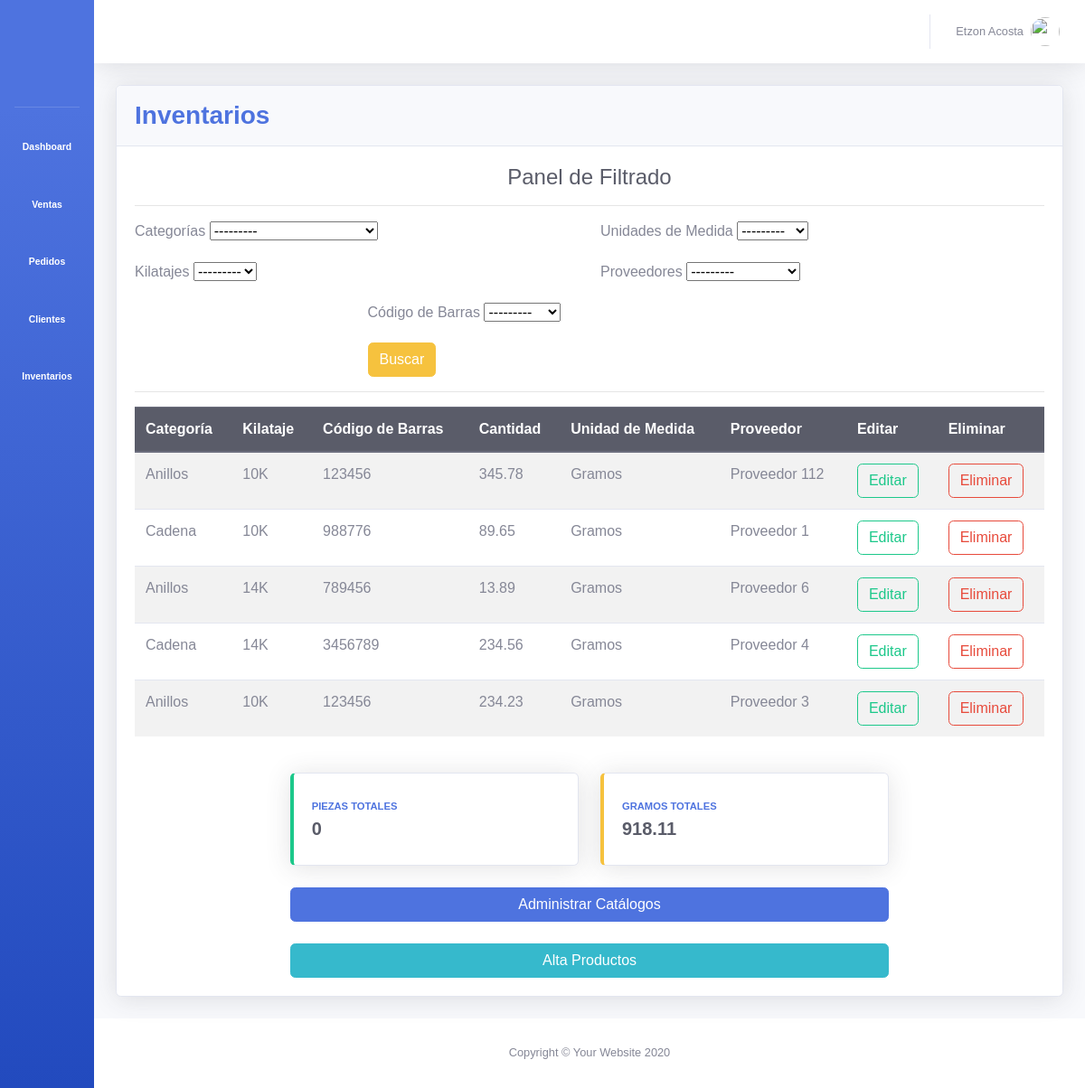
/inventarios/, run on an earlier commit of the app's database.
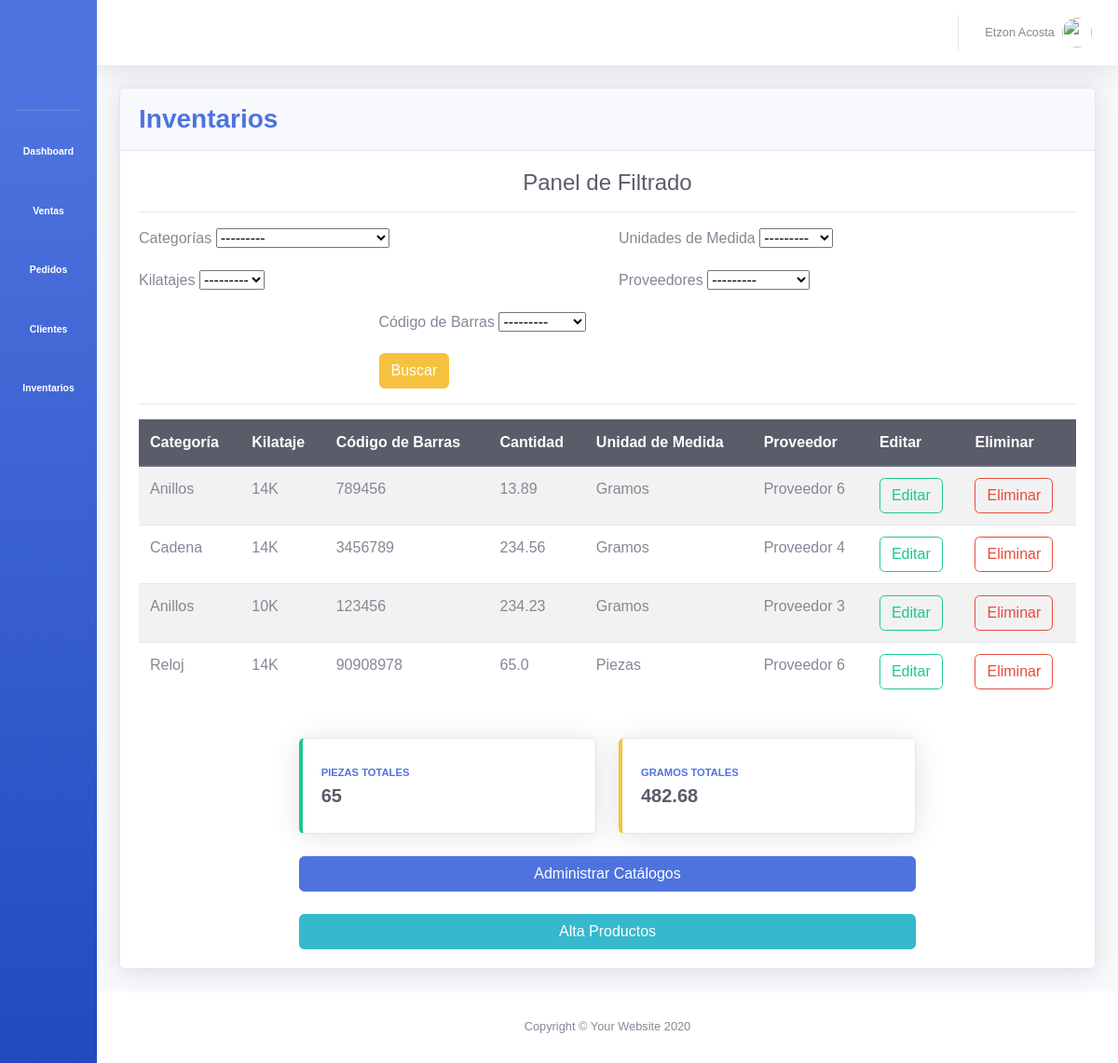
And on a later commit of the database.
### inventarios/models.py (models this page shows, shortened)
class Category(models.Model):
	category_id = models.AutoField(primary_key=True)
	name = models.CharField(max_length=50)
	class Meta:
		db_table = 'categories'
		verbose_name_plural = 'categories'
	def __str__(self):
		return self.name

class UnitMeasurement(models.Model):
	unit_measurement_id = models.AutoField(primary_key=True)
	name = models.CharField(max_length=10)
	class Meta:
		db_table = 'units_measurements'
		verbose_name = 'unit Measurement'
		verbose_name_plural = 'units Measurements'
	def __str__(self):
		return self.name

class Kilate(models.Model):
	kilate_id = models.AutoField(primary_key=True)
	name = models.CharField(max_length=5)
	def __str__(self):
		return self.name

class Vendor(models.Model):
	vendor_id = models.AutoField(primary_key=True)
	name = models.CharField(max_length=50)
	phone = models.CharField(max_length=15)
	address = models.CharField(max_length=50)
	def __str__(self):
		return self.name

class Barcode(models.Model):
	barcode_id = models.AutoField(primary_key=True)
	barcode = models.IntegerField()
	category = models.ForeignKey(Category, on_delete=models.CASCADE)
	kilate = models.ForeignKey(Kilate, on_delete=models.CASCADE)
	def __str__(self):
		category_kilate_barcode = self.category.name + '_' + self.kilate.name + '_' + str(self.barcode)
		str_barcode = str(self.barcode)
		return str_barcode

class Product(models.Model):
	product_id = models.AutoField(primary_key=True)
	category = models.ForeignKey(Category, on_delete=models.CASCADE)
	kilate = models.ForeignKey(Kilate, on_delete=models.CASCADE)
	barcode = models.ForeignKey(Barcode, on_delete=models.CASCADE, null=True)
	quantity = models.FloatField(null=True)
	unit_measurement = models.ForeignKey(UnitMeasurement, on_delete=models.CASCADE)
	vendor = models.ForeignKey(Vendor, on_delete=models.CASCADE, null=True)

### inventarios/views.py (the view)
# urls.py: path('inventarios/', include('inventarios.urls')),
def inventarios(request):
	products = Product.objects.all()
	filtros = ProductFilter(request.GET, queryset=products)
	products = filtros.qs
	gramos_totales = products.filter(unit_measurement__name='Gramos').aggregate(resultado_suma=Sum('quantity'))
	if gramos_totales['resultado_suma'] == None:
		gramos_totales['resultado_suma'] = 0
	gramos_totales['resultado_suma'] = round(gramos_totales['resultado_suma'], 2)
	piezas_totales = products.filter(unit_measurement__name='Piezas').aggregate(resultado_suma=Sum('quantity'))
	if piezas_totales['resultado_suma'] == None:
		piezas_totales['resultado_suma'] = 0
	piezas_totales['resultado_suma'] = round(piezas_totales['resultado_suma'])
	contexto = {'products': products, 'gramos_totales': gramos_totales, 'piezas_totales': piezas_totales, 'filtros': filtros}
	return render(request, 'inventarios/inventarios.html', contexto)

### inventarios/templates/inventarios/inventarios.html (shortened to what this page needs)
{% extends 'base.html' %}
{% load static %}
{% block css_variables %}
	<link rel="stylesheet" type="text/css" href="{% static '/css/Inventarios/main_inventarios.css' %}">
{% endblock %}
{% block content %}
	<div class="row">
		<div class="col-xl-12">
		  <div class="card shadow mb-4">
		    <div class="card-header py-3">
		      <h3 class="m-0 font-weight-bold text-primary">Inventarios</h3>
		    </div>
		    <div class="card-body">
					<div class="row">
						<div class="col-xl-12 text-center">
							<span class="h4 text-dark">Panel de Filtrado</span>
						</div>
					</div>
					<hr>
					<div class="row">
						<div class="col-xl-12">
							<form method="GET" id="filtros">
								<div class="row">
									<div class="col-xl-6">
										<div class="form-group">
									    <label class="h6">Categorías</label>
									    {{ filtros.form.category }}
									  </div>
									</div>
									<div class="col-xl-6">
										<div class="form-group">
									    <label class="h6">Unidades de Medida</label>
									    {{ filtros.form.unit_measurement }}
									  </div>
									</div>
								</div>
								<div class="row">
									<div class="col-xl-6">
										<div class="form-group">
									  	<label class="h6">Kilatajes</label>
									    {{ filtros.form.kilate }}
									  </div>
									</div>
									<div class="col-xl-6">
										<div class="form-group">
									    <label class="h6">Proveedores</label>
									    {{ filtros.form.vendor }}
									  </div>
									</div>
								</div>
								<div class="row justify-content-center">
									<div class="col-xl-6">
										<div class="form-group">
									    <label class="h6">Código de Barras</label>
									    {{ filtros.form.barcode }}
									  </div>
									</div>
								</div>
								<div class="row justify-content-center">
									<div class="col-xl-6">
										<input type="submit" class="btn btn-warning" value="Buscar">
									</div>
								</div>
							</form>
						</div>
					</div>
					<hr>
					<div class="row">
						<div class="col-xl-12">
							<div class="table-responsive">
								<table class="table table-striped" id="tablaInventarios">
									<thead class="thead-dark">
										<tr>
											<th>Categoría</th>
											<th>Kilataje</th>
											<th>Código de Barras</th>
											<th>Cantidad</th>
											<th>Unidad de Medida</th>
											<th>Proveedor</th>
											<th>Editar</th>
											<th>Eliminar</th>
										</tr>
									</thead>
									<tbody>
										{% for product in products %}
											<tr>
												<td>{{ product.category }}</td>
												<td>{{ product.kilate }}</td>
												<td>{{ product.barcode }}</td>
												<td>{{ product.quantity }}</td>
												<td>{{ product.unit_measurement }}</td>
												<td>{{ product.vendor }}</td>
												<td>
														<a href="{% url 'actualiza_producto' product.product_id %}" class="btn btn-outline-success">Editar</a>
												</td>
												<td>
													<button id="{{ product.product_id }}" onclick="eliminarProductoModal(this.id)" type="button" class="btn btn-outline-danger" data-toggle="modal" data-target="#eliminaModal">
													  Eliminar
													</button>
												</td>
											</tr>
										{% endfor %}
									</tbody>
								</table>
							</div>
						</div>
					</div>
					<br>
					<div class="row justify-content-center">
						<div class="col-xl-4 col-md-6 mb-4">
				      <div class="card border-left-success shadow h-100 py-2">
				        <div class="card-body">
				          <div class="row no-gutters align-items-center">
				            <div class="col mr-2">
				              <div class="text-xs font-weight-bold text-primary text-uppercase mb-1">Piezas Totales</div>
				              <div class="h5 mb-0 font-weight-bold text-gray-800">{{ piezas_totales.resultado_suma }}</div>
				            </div>
				            <div class="col-auto">
				            	<i class="far fa-gem fa-2x text-gray-300"></i>
				            </div>
				          </div>
				        </div>
				      </div>
				    </div>
				    <div class="col-xl-4 col-md-6 mb-4">
				      <div class="card border-left-warning shadow h-100 py-2">
				        <div class="card-body">
				          <div class="row no-gutters align-items-center">
				            <div class="col mr-2">
				              <div class="text-xs font-weight-bold text-primary text-uppercase mb-1">Gramos Totales</div>
				              <div class="h5 mb-0 font-weight-bold text-gray-800">{{ gramos_totales.resultado_suma }}</div>
				            </div>
				            <div class="col-auto">
				            	<i class="fas fa-balance-scale fa-2x text-gray-300"></i>
				            </div>
				          </div>
				        </div>
				      </div>
				    </div>
					</div>
					<div class="row justify-content-center">
						<div class="col-xl-8">
							<a class="btn btn-primary boton-agregar-administrar" href="{% url 'administrar_catalogos' %}" id="admin-catalogos">Administrar Catálogos</a>
						</div>
					</div>
					<br>
					<div class="row justify-content-center">
						<div class="col-xl-8">
							<a class="btn btn-info boton-agregar-administrar" href="{% url 'alta_productos' %}" id="alta-productos">Alta Productos</a>
						</div>
					</div>
		    </div>
		  </div>
		</div>
	</div>
{% endblock %}

### templates/base.html (shortened to what this page needs)
{% load static %}
<!DOCTYPE html>
<html lang="en">
<head>
  <link href="{% static '/css/fontawesome/css/all.min.css' %}" rel="stylesheet" type="text/css">
  <link href="{% static '/css/sb-admin-2.min.css' %}" rel="stylesheet">
  <link rel="stylesheet" type="text/css" href="https://cdn.datatables.net/1.10.22/css/jquery.dataTables.min.css">
  <link rel="stylesheet" type="text/css" href="{% static '/css/base/main_base.css' %}">
  {% block css_variables %}{% endblock %}
</head>
<body id="page-top">
  <div id="wrapper">
    <ul class="navbar-nav bg-gradient-primary sidebar sidebar-dark accordion toggled" id="accordionSidebar">
      <br>
      <a class="sidebar-brand d-flex align-items-center justify-content-center" href="index.html">
        <div class="sidebar-brand-icon rotate-n-15">
          <i class="fas fa-laugh-wink"></i>
        </div>
      </a>
      <br>
      <hr class="sidebar-divider my-0">
      <li class="nav-item active">
        <a class="nav-link" href="{% url 'dashboard' %}">
          <i class="fas fa-fw fa-tachometer-alt"></i>
          <span>Dashboard</span></a>
      </li>
      <li class="nav-item active">
        <a class="nav-link" href="{% url 'ventas' %}">
          <i class="fas fa-dollar-sign"></i>
          <span>Ventas</span></a>
      </li>
      <li class="nav-item active">
        <a class="nav-link" href="{% url 'pedidos' %}">
          <i class="fas fa-box"></i>
          <span>Pedidos</span></a>
      </li>
      <li class="nav-item active">
        <a class="nav-link" href="{% url 'clientes' %}">
          <i class="fas fa-user-friends"></i>
          <span>Clientes</span></a>
      </li>
      <li class="nav-item active">
        <a class="nav-link" href="{% url 'inventarios' %}">
          <i class="far fa-gem"></i>
          <span>Inventarios</span></a>
      </li>
    </ul>
    <div id="content-wrapper" class="d-flex flex-column">
      <div id="content">
        <nav class="navbar navbar-expand navbar-light bg-white topbar mb-4 static-top shadow">
          <ul class="navbar-nav ml-auto">
            <li class="nav-item dropdown no-arrow">
              <a class="nav-link dropdown-toggle" href="#" id="userDropdown" role="button" data-toggle="dropdown" aria-haspopup="true" aria-expanded="false">
                <span class="mr-2 d-none d-lg-inline text-gray-600 small">Etzon Acosta</span>
                <img class="img-profile rounded-circle" src="https://source.unsplash.com/QAB-WJcbgJk/60x60">
              </a>
            </li>
          </ul>
        </nav>
        <div class="container-fluid">
          {% block content %}
          {% endblock %}
        </div>
      </div>
      <footer class="sticky-footer bg-white">
        <div class="container my-auto">
          <div class="copyright text-center my-auto">
            <span>Copyright &copy; Your Website 2020</span>
          </div>
        </div>
      </footer>
    </div>
  </div>
</body>
</html>

### static/css/base/main_base.css (style rules this page uses)
* { font-family: sans-serif; }

### static/css/inventarios/main_inventarios.css (style rules this page uses)
.boton-agregar-administrar { width: 100%; }

What changed in the data, as far as the page shows it:
removed Product: category "Anillos", kilate "10K", barcode "123456", quantity "345.78", unit_measurement "Gramos", vendor "Proveedor 112"
removed Product: category "Cadena", kilate "10K", barcode "988776", quantity "89.65", unit_measurement "Gramos", vendor "Proveedor 1"
added Product: category "Reloj", kilate "14K", barcode "90908978", quantity "65.0", unit_measurement "Piezas", vendor "Proveedor 6"
Also different on the page:
{{ piezas_totales.resultado_suma }}: "0" → "65"
{{ gramos_totales.resultado_suma }}: "918.11" → "482.68"
